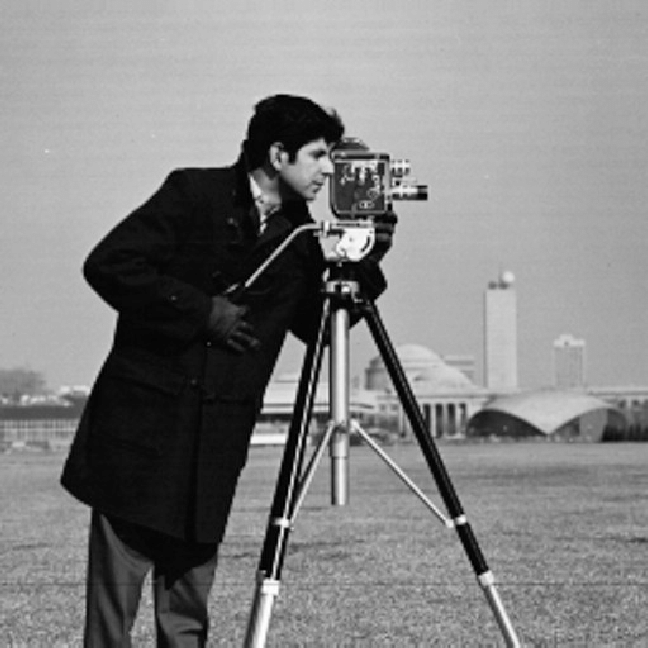
%> input picture BSCOMPUTER ENGINEERING/4th YEAR OF COMPUTER ENGINEERING/7th SEMESTER/DIGITAL IMAGE PROCESSING/MATLAB CODES OF DIGITAL IMAGE PROCESSING/LECTURE#4CODES/cameraman.jpg, 648 x 648 px, given in place of cameraman.tif, which was not available
$ octave imagenegative.m   (GNU Octave 9; MATLAB toolbox functions it lacks are replaced by stand-ins)
%> lines starting %> are read from the running program, lines starting %| are printed output that depends on the picture; pictures that were not available may be replaced by others from this repository, and a replacement may not be noted
clear all;
close all;
clc;
I = imread('cameraman.tif');
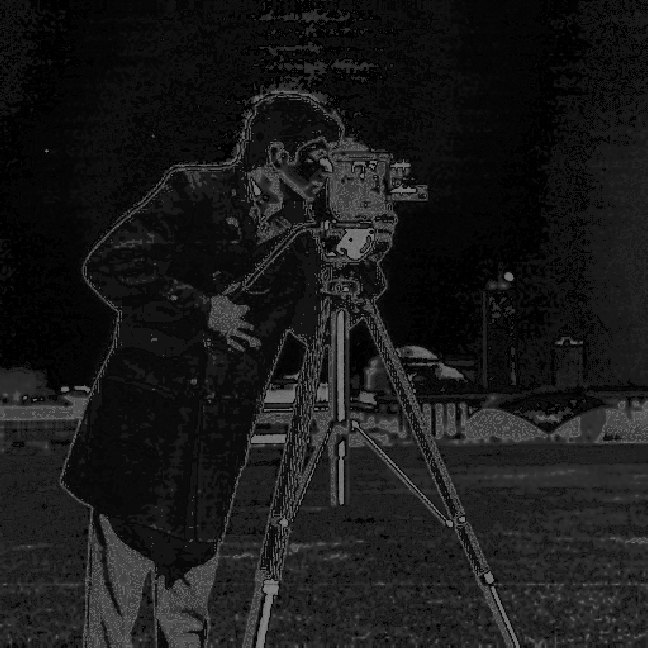
%> I: size 648x648 uint8; min 0, max 130, mean 24.9
figure;
imshow(I);title('Original');
I_neg = 255 - I;
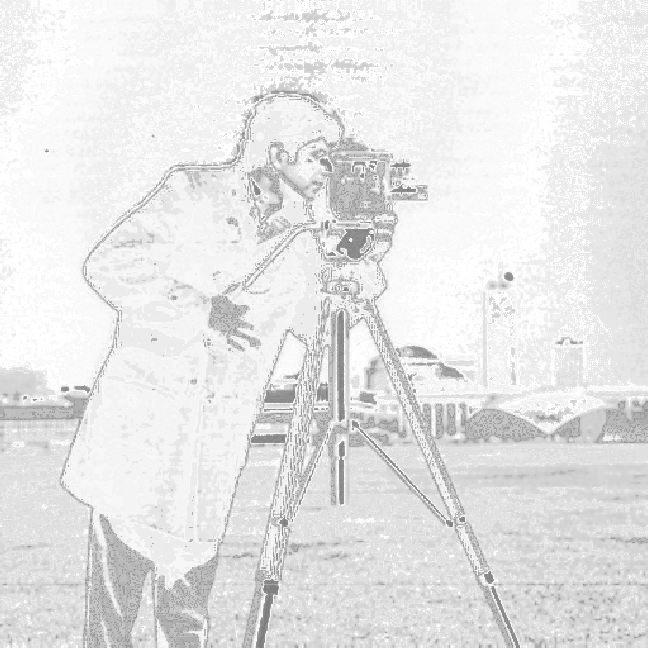
%> I_neg: size 648x648 uint8; min 125, max 255, mean 230.1
figure;
imshow(I_neg);title('Negative');
